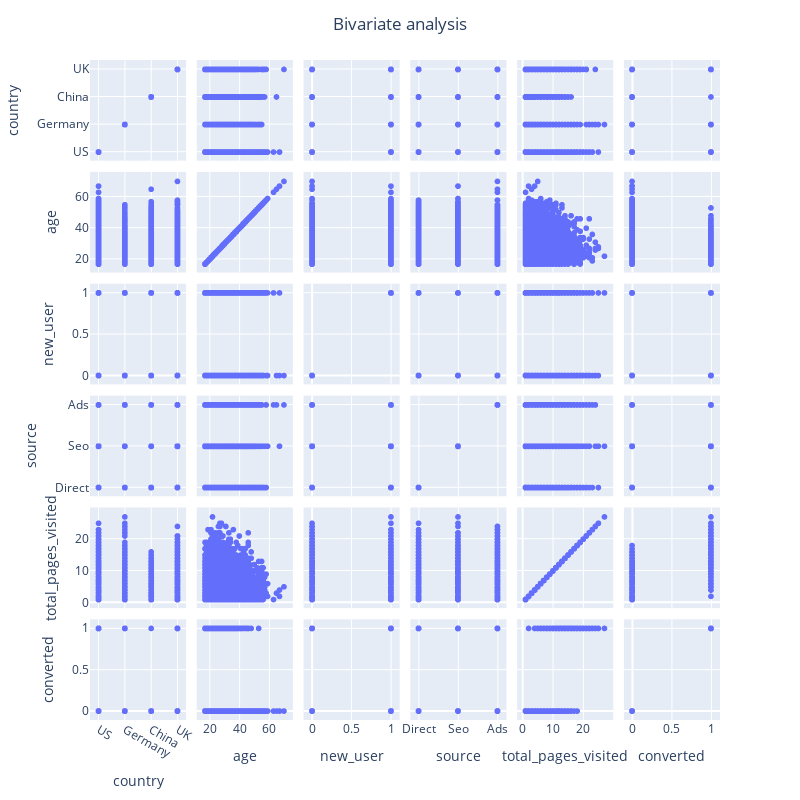

The notebook cell saved with this chart:
### Code cell
# Visualize pairwise dependencies before taking out outliers
fig = px.scatter_matrix(data_sample)
fig.update_layout(
        title = go.layout.Title(text = "Bivariate analysis", x = 0.5), showlegend = False, 
            autosize=False, height=800, width = 800)
fig.show()

### Figure 1 — Plotly figure (JSON) as saved in the notebook; plotly's stock layout.template omitted (floating-point values rounded to 4 significant figures; data arrays with more than 128 entries replaced by an {"elided": "..."} marker saying what was removed)
{"data": [{"dimensions": [{"axis": {"matches": true}, "label": "country", "values": {"elided": "10000 str values"}}, {"axis": {"matches": true}, "label": "age", "values": {"elided": "10000 int values"}}, {"axis": {"matches": true}, "label": "new_user", "values": {"elided": "10000 int values"}}, {"axis": {"matches": true}, "label": "source", "values": {"elided": "10000 str values"}}, {"axis": {"matches": true}, "label": "total_pages_visited", "values": {"elided": "10000 int values"}}, {"axis": {"matches": true}, "label": "converted", "values": {"elided": "10000 int values"}}], "hovertemplate": "%{xaxis.title.text}=%{x}<br>%{yaxis.title.text}=%{y}<extra></extra>", "legendgroup": "", "marker": {"color": "#636efa", "symbol": "circle"}, "name": "", "showlegend": false, "type": "splom"}], "layout": {"autosize": false, "dragmode": "select", "height": 800, "legend": {"tracegroupgap": 0}, "margin": {"t": 60}, "showlegend": false, "title": {"text": "Bivariate analysis", "x": 0.5}, "width": 800}}
